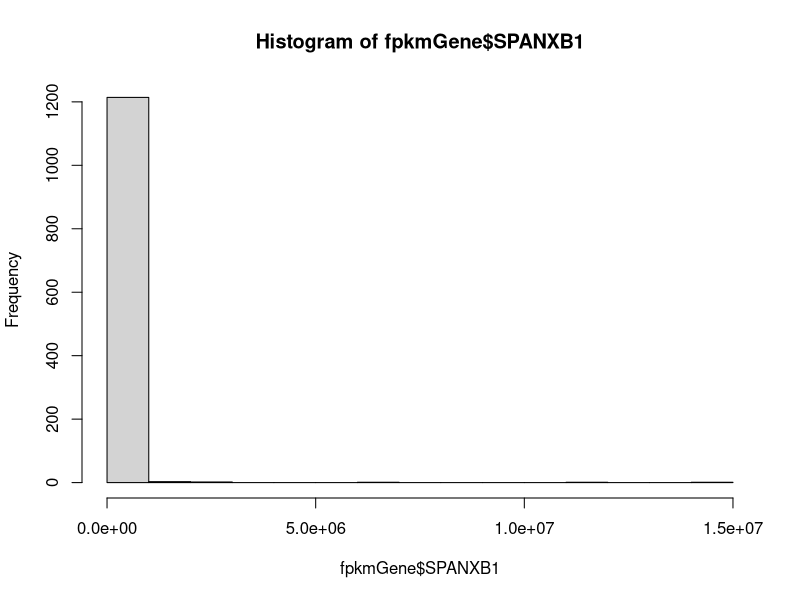
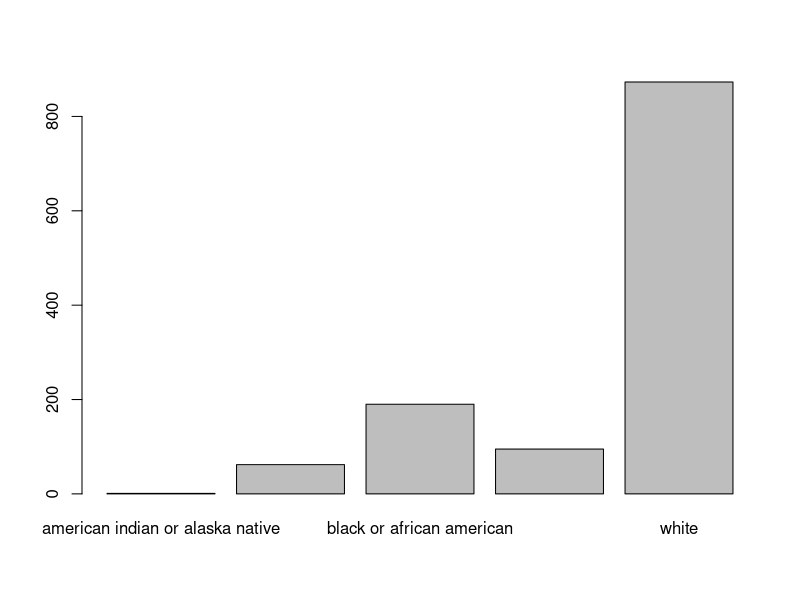

Recreate these plots in R, in order. (Note: this script raises an error after producing the figures.)
# analyzing expression data from TCGA 

# load packages
library(dplyr)
library(ggplot2)

# read in saved data
fpkmGene <- read.table("targetGeneBca.csv")
# force race to factor
fpkmGene$race <- as.factor(fpkmGene$race)

## visualizing data distribution
hist(fpkmGene$SPANXB1)
plot(fpkmGene$race)
plot(fpkmGene$morphology)
plot(fpkmGene$shortLetterCode)

## statistical testing

# does gene expression differ between normal and prostate? (unpaired)
normVcancer <- filter(fpkmGene, shortLetterCode != "TM") # remove metastasis
# unpaired, all data
t.test(SPANXB1 ~ shortLetterCode, data = normVcancer) # p=0.008919
SB1 <- normVcancer %>%
  filter(SPANXB1 > 0) # 541 samples with SPANXB1 expression
table(normVcancer$shortLetterCode) # 113 normal, 1102 tumor
ggplot(normVcancer, aes(shortLetterCode, SPANXB1)) + 
  geom_boxplot() +
  ylab("SPANXB1 expression") +
  xlab("tissue type (unpaired)") +
  scale_x_discrete(labels=c("NT" = "normal", "TP" = "tumor")) +
  geom_boxplot() +
  theme_bw() + 
  theme(axis.text=element_text(size=12), axis.title = element_text(size=12))
ggsave("figures/SPANXB1unpaired.jpg")

# does gene expression differ between normal and prostate? (paired)
# create paired sample dataset
normID <- normVcancer %>% # list normal samples
  filter(shortLetterCode == "NT") %>%
  select(bcr_patient_barcode)
normVcancerPaired <- normVcancer %>%
  filter(bcr_patient_barcode %in%
           normID$bcr_patient_barcode)
# find patients with more than 1 tumor sample to pair
normVcancerPaired %>% 
  group_by(patient) %>%
  tally() %>%
  filter(n > 2)
# find patients with more than 1 sample of any type
normVcancerPaired %>%
  group_by(patient) %>%
  tally() %>%
  filter(n == 1)
# only one sample: TCGA-BH-A0BS (coded NT/normal, but also stage iiia?)
filter(normVcancerPaired, patient == "TCGA-BH-A0BS")
grep("TCGA-BH-A0BS", normVcancerPaired$patient) # remove 145 
# three or four samples: TCGA-A7-A0DB, TCGA-A7-A0DC, TCGA-A7-A13E
filter(normVcancerPaired, patient == "TCGA-A7-A0DB")
grep("TCGA-A7-A0DB", normVcancerPaired$patient) # remove 123 and 201 (extra tumor)
filter(normVcancerPaired, patient == "TCGA-A7-A0DC")
grep("TCGA-A7-A0DC", normVcancerPaired$patient) # remove 60 (tumor missing metadata)
filter(normVcancerPaired, patient == "TCGA-A7-A13E")
grep("TCGA-A7-A13E", normVcancerPaired$patient) # remove 213 and 220 (extra tumor)

# remove extra samples
normVcancerPaired <- normVcancerPaired[-c(145, 123, 201, 60, 213, 220),]
# summarize sample counts
table(normVcancerPaired$shortLetterCode) # 52 NT, 52 TP
# SPANXB1 paired
t.test(SPANXB1 ~ shortLetterCode, data = normVcancerPaired, paired=TRUE) # p=0.0007278
t.test(SPANXB1 ~ shortLetterCode, data = normVcancerPaired) # 0.0006777
ggplot(normVcancerPaired, aes(shortLetterCode, SPANXB1)) + 
  ylab("SPANXB1 expression") +
  xlab("tissue type (paired samples)") +
  scale_x_discrete(labels=c("NT" = "normal", "TP" = "tumor")) +
  geom_boxplot() +
  theme_bw() +
  theme(axis.text=element_text(size=12), axis.title = element_text(size=12))
ggsave("figures/SPANXB1paired.jpg")

# is gene expression higher in deceased individuals?
vital <- fpkmGene %>%
  filter(shortLetterCode == "TP") %>%
  filter(!is.na(vital_status))
table(vital$vital_status) # 947 alive, 154 dead 
# SPANXB1 and vital status
t.test(SPANXB1 ~ vital_status, data=vital) # p=0.2003
ggplot(vital, aes(vital_status, SPANXB1)) + 
  ylab("SPANXB1 expression") +
  xlab("vital status") +
  geom_boxplot() +
  theme_bw()+
  theme(axis.text=element_text(size=12), axis.title = element_text(size=12))
ggsave("figures/SPANXB1vital.jpg")

# add other SPANX?
